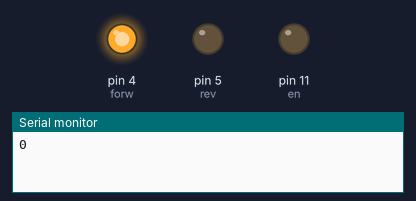
Simulated run of this sketch. Board: Arduino Uno, built with avr-gcc and run on an emulated ATmega328P. On the bench: output pins drawn as LEDs (lit = HIGH), the last lines printed to the serial monitor.

Above: at 0.05 s.
At 6.35 s:
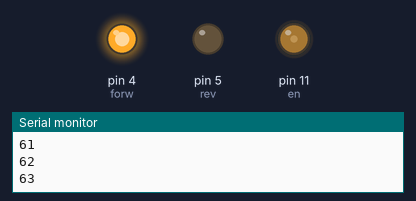
At 12.76 s:
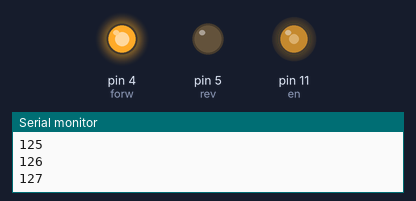
At 25.5 s:
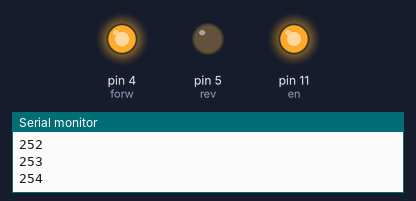
Timing chart, 0 to 27.0 s (numbered marks = the images above):
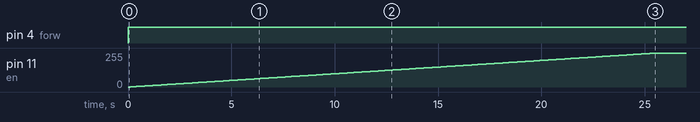

Measured:
- by itself, pin 4 (forw): LOW → HIGH at 0.00 s
- by itself, pin 11 (en): moves from 0/255 to 254/255 over 25.3 s

The sketch:

sketch_may17a.ino
```cpp
const int en = 11;
const int forw = 4;
const int rev = 5;
int speeds = 0;
void setup() {

pinMode(en,OUTPUT);
pinMode(forw,OUTPUT);
pinMode(rev,OUTPUT);
Serial.begin(9600);
}

void loop() {

 digitalWrite(forw, HIGH);

 if(speeds == 0){
  for(; speeds<255;speeds++){
    analogWrite(en,speeds);
    Serial.println(speeds);
    delay(100);
    }
 }
if(speeds == 254){
  for(; speeds<0;speeds--){
    analogWrite(en,speeds);
    Serial.println(speeds);
    delay(100);
}
}
}
```
